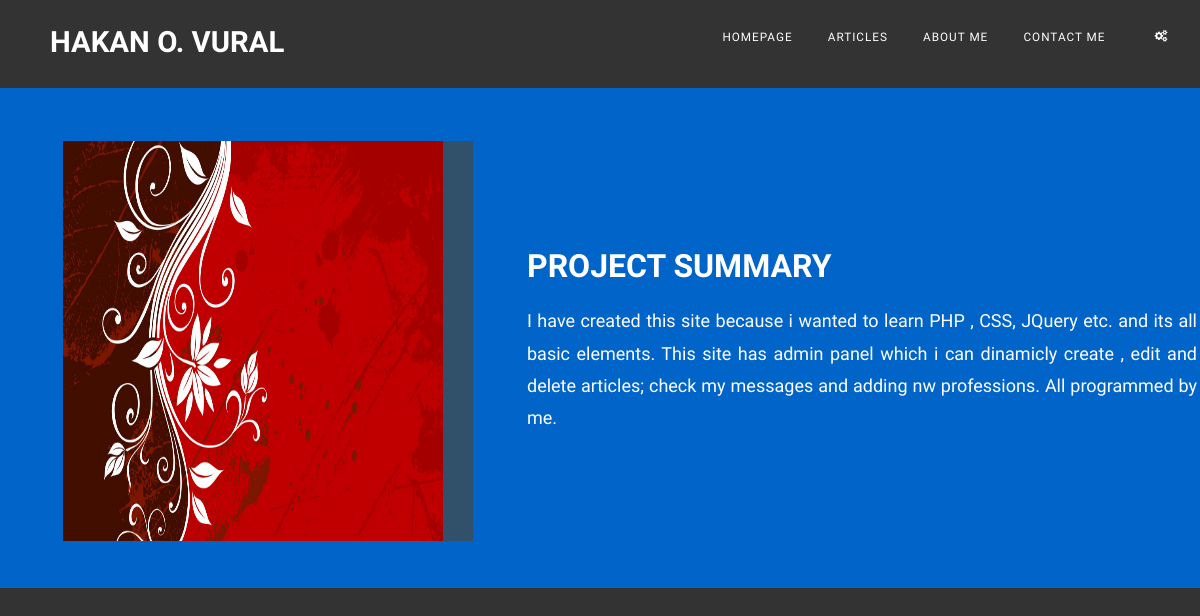
The page /articlesView.php?id=6 on the database its author committed.
### tables this page shows
CREATE TABLE IF NOT EXISTS `articles` (
  `id` int(20) NOT NULL,
  `title` text NOT NULL,
  `summary` text NOT NULL,
  `content` text NOT NULL,
  `img_name` varchar(500) NOT NULL,
  `img_dir` varchar(500) NOT NULL
);

### DAPHP.php (called while the page is built, shortened)
<?php
function databaseCon ($servername, $username, $password, $database)
{
    $conn = mysqli_connect($servername, $username, $password, $database);
    if (!$conn) {
        die("Connection failed: " . mysqli_connect_error());
        return false;
    }else
    {
        return $conn;
    }
}
function selectDBnof ($select, $from, $where){
        $servername = "localhost";
        $username = "Haseki";
        $password = "puceg1993";
        $dbName   = "myblog";
        $conn = databaseCon($servername, $username, $password, $dbName);
        $sql = "SELECT $select FROM $from WHERE ".$where;
        if (mysqli_query($conn, $sql)) {
            $result = mysqli_query($conn, $sql);
            return $result;
        } else {
            mysqli_close($conn);
            return false;
        }
}
?>

### articlesView.php (the view, shortened to what this page needs)
<?php
include './normalMenu.php';
include './DAPHP.php';
$id = intval($_GET['id']);
$result = selectDBnof("*", "articles", "id = $id");
while ($row = mysqli_fetch_array($result)) {
        $title = $row['title'];
        $img_src = $row['img_dir'];
        $cont = $row['content'];
            echo
            "<div class='article_blue'>"
            . "<table>"
                    . "<td>"
                    . "<div class='article_left_img'><img src='$img_src'></img></div>"
                    . "</td>"
                    . "<td><div class='article_text_field'>"
                    . "<label id='title'>$title</label><br>"
                    . "<p id='text'>$cont<br>"
                    . "</p>"
                    . "</div></td>"
            . "</table></div>";
}

### default.css (style rules this page uses)
html, body { height: 100%; }
body { margin: 0px; padding: 0px; background: #333333; font-family: 'Varela', sans-serif; font-size: 11pt; font-weight: 300; color: #656565; }
p, ol, ul { margin-top: 0; }
p { line-height: 180%; }
.box1, .box2, .box3, { float: left; margin-right: 20px; }
.article_blue { width: 100%; height: 500px; background-color: #0064c8; }
.article_blue #title { font-size: 32px; color: #fff; font-family: 'Varela', sans-serif; font-weight: bold; text-transform: uppercase; }
.article_left_img { margin-left: 60px; }
.article_left_img img { margin-top: 50px; width: 380px; height: 400px; border-right: #31516A solid 30px; }
.article_text_field { margin-top: 50px; margin-left: 50px; }
.article_blue #text { text-align: justify; font-size: 18px; font-family: 'Varela', sans-serif; color: #fff; font-weight: 200; margin-top: 20px; }

### rows shown on the page
articles: img_dir (picture), title "PROJECT SUMMARY", content "I have created this site because i wanted to learn PHP , CSS, JQuery etc. and its all basic elements. This site has admin panel which i can dinamicly create , edit and delete articles; check my messages and adding nw professions. All programmed by me."
